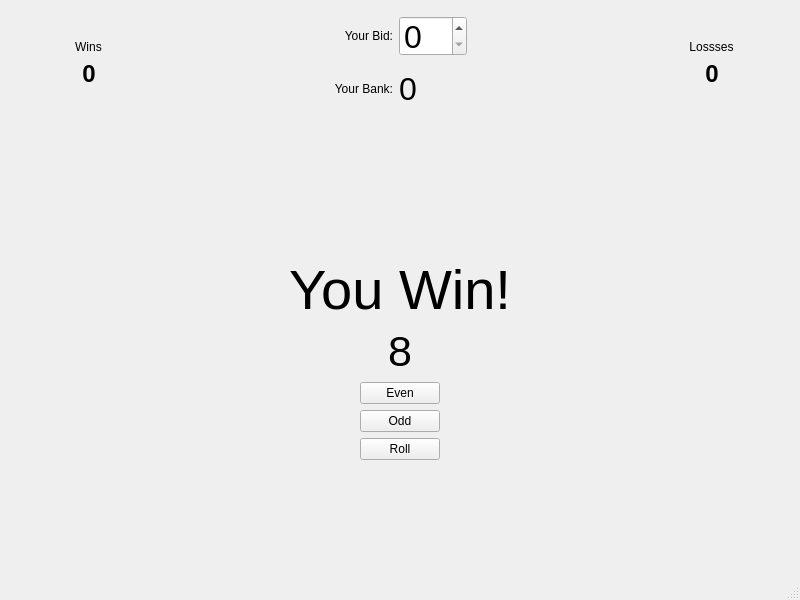
<?xml version="1.0" encoding="UTF-8"?>
<ui version="4.0">
 <class>MainWindow</class>
 <widget class="QMainWindow" name="MainWindow">
  <property name="geometry">
   <rect>
    <x>0</x>
    <y>0</y>
    <width>800</width>
    <height>600</height>
   </rect>
  </property>
  <property name="windowTitle">
   <string>MainWindow</string>
  </property>
  <widget class="QWidget" name="centralwidget">
   <layout class="QGridLayout" name="gridLayout_4">
    <item row="0" column="0">
     <layout class="QVBoxLayout" name="verticalLayout_6">
      <item>
       <layout class="QHBoxLayout" name="horizontalLayout_5">
        <item>
         <layout class="QVBoxLayout" name="verticalLayout_3">
          <item>
           <spacer name="verticalSpacer_6">
            <property name="orientation">
             <enum>Qt::Vertical</enum>
            </property>
            <property name="sizeHint" stdset="0">
             <size>
              <width>20</width>
              <height>10</height>
             </size>
            </property>
           </spacer>
          </item>
          <item>
           <layout class="QVBoxLayout" name="verticalLayout">
            <item>
             <widget class="QLabel" name="yourWinsLabel">
              <property name="minimumSize">
               <size>
                <width>80</width>
                <height>0</height>
               </size>
              </property>
              <property name="text">
               <string>Wins</string>
              </property>
              <property name="alignment">
               <set>Qt::AlignCenter</set>
              </property>
             </widget>
            </item>
            <item>
             <layout class="QHBoxLayout" name="horizontalLayout_3">
              <item>
               <spacer name="horizontalSpacer_6">
                <property name="orientation">
                 <enum>Qt::Horizontal</enum>
                </property>
                <property name="sizeHint" stdset="0">
                 <size>
                  <width>40</width>
                  <height>20</height>
                 </size>
                </property>
               </spacer>
              </item>
              <item>
               <widget class="QLabel" name="winsLabel">
                <property name="font">
                 <font>
                  <pointsize>18</pointsize>
                  <weight>75</weight>
                  <bold>true</bold>
                 </font>
                </property>
                <property name="text">
                 <string>0</string>
                </property>
                <property name="alignment">
                 <set>Qt::AlignCenter</set>
                </property>
               </widget>
              </item>
              <item>
               <spacer name="horizontalSpacer_7">
                <property name="orientation">
                 <enum>Qt::Horizontal</enum>
                </property>
                <property name="sizeHint" stdset="0">
                 <size>
                  <width>40</width>
                  <height>20</height>
                 </size>
                </property>
               </spacer>
              </item>
             </layout>
            </item>
           </layout>
          </item>
          <item>
           <spacer name="verticalSpacer_7">
            <property name="orientation">
             <enum>Qt::Vertical</enum>
            </property>
            <property name="sizeHint" stdset="0">
             <size>
              <width>20</width>
              <height>20</height>
             </size>
            </property>
           </spacer>
          </item>
         </layout>
        </item>
        <item>
         <spacer name="horizontalSpacer_10">
          <property name="orientation">
           <enum>Qt::Horizontal</enum>
          </property>
          <property name="sizeHint" stdset="0">
           <size>
            <width>40</width>
            <height>20</height>
           </size>
          </property>
         </spacer>
        </item>
        <item>
         <layout class="QGridLayout" name="gridLayout">
          <item row="0" column="1">
           <widget class="QSpinBox" name="bidSpinBox">
            <property name="minimumSize">
             <size>
              <width>0</width>
              <height>40</height>
             </size>
            </property>
            <property name="maximumSize">
             <size>
              <width>16777215</width>
              <height>40</height>
             </size>
            </property>
            <property name="font">
             <font>
              <pointsize>24</pointsize>
             </font>
            </property>
           </widget>
          </item>
          <item row="0" column="0">
           <widget class="QLabel" name="label">
            <property name="text">
             <string>Your Bid:</string>
            </property>
            <property name="alignment">
             <set>Qt::AlignRight|Qt::AlignTrailing|Qt::AlignVCenter</set>
            </property>
           </widget>
          </item>
          <item row="1" column="0">
           <widget class="QLabel" name="label_2">
            <property name="text">
             <string>Your Bank:</string>
            </property>
            <property name="alignment">
             <set>Qt::AlignRight|Qt::AlignTrailing|Qt::AlignVCenter</set>
            </property>
           </widget>
          </item>
          <item row="1" column="1">
           <widget class="QLabel" name="bankValue">
            <property name="minimumSize">
             <size>
              <width>0</width>
              <height>40</height>
             </size>
            </property>
            <property name="maximumSize">
             <size>
              <width>16777215</width>
              <height>40</height>
             </size>
            </property>
            <property name="font">
             <font>
              <pointsize>24</pointsize>
             </font>
            </property>
            <property name="text">
             <string>0</string>
            </property>
            <property name="alignment">
             <set>Qt::AlignLeading|Qt::AlignLeft|Qt::AlignVCenter</set>
            </property>
            <property name="margin">
             <number>5</number>
            </property>
           </widget>
          </item>
         </layout>
        </item>
        <item>
         <spacer name="horizontalSpacer_11">
          <property name="orientation">
           <enum>Qt::Horizontal</enum>
          </property>
          <property name="sizeHint" stdset="0">
           <size>
            <width>40</width>
            <height>20</height>
           </size>
          </property>
         </spacer>
        </item>
        <item>
         <layout class="QVBoxLayout" name="verticalLayout_4">
          <item>
           <spacer name="verticalSpacer_9">
            <property name="orientation">
             <enum>Qt::Vertical</enum>
            </property>
            <property name="sizeHint" stdset="0">
             <size>
              <width>20</width>
              <height>10</height>
             </size>
            </property>
           </spacer>
          </item>
          <item>
           <layout class="QVBoxLayout" name="verticalLayout_5">
            <item>
             <widget class="QLabel" name="yourWinsLabel_2">
              <property name="minimumSize">
               <size>
                <width>80</width>
                <height>0</height>
               </size>
              </property>
              <property name="text">
               <string>Lossses</string>
              </property>
              <property name="alignment">
               <set>Qt::AlignCenter</set>
              </property>
             </widget>
            </item>
            <item>
             <layout class="QHBoxLayout" name="horizontalLayout_4">
              <item>
               <spacer name="horizontalSpacer_8">
                <property name="orientation">
                 <enum>Qt::Horizontal</enum>
                </property>
                <property name="sizeHint" stdset="0">
                 <size>
                  <width>40</width>
                  <height>20</height>
                 </size>
                </property>
               </spacer>
              </item>
              <item>
               <widget class="QLabel" name="lossesLabel">
                <property name="font">
                 <font>
                  <pointsize>18</pointsize>
                  <weight>75</weight>
                  <bold>true</bold>
                 </font>
                </property>
                <property name="text">
                 <string>0</string>
                </property>
                <property name="alignment">
                 <set>Qt::AlignCenter</set>
                </property>
               </widget>
              </item>
              <item>
               <spacer name="horizontalSpacer_9">
                <property name="orientation">
                 <enum>Qt::Horizontal</enum>
                </property>
                <property name="sizeHint" stdset="0">
                 <size>
                  <width>40</width>
                  <height>20</height>
                 </size>
                </property>
               </spacer>
              </item>
             </layout>
            </item>
           </layout>
          </item>
          <item>
           <spacer name="verticalSpacer_10">
            <property name="orientation">
             <enum>Qt::Vertical</enum>
            </property>
            <property name="sizeHint" stdset="0">
             <size>
              <width>20</width>
              <height>20</height>
             </size>
            </property>
           </spacer>
          </item>
         </layout>
        </item>
       </layout>
      </item>
      <item>
       <layout class="QHBoxLayout" name="horizontalLayout_7">
        <item>
         <spacer name="horizontalSpacer_2">
          <property name="orientation">
           <enum>Qt::Horizontal</enum>
          </property>
          <property name="sizeHint" stdset="0">
           <size>
            <width>40</width>
            <height>20</height>
           </size>
          </property>
         </spacer>
        </item>
        <item>
         <widget class="QLabel" name="die1View">
          <property name="sizePolicy">
           <sizepolicy hsizetype="Fixed" vsizetype="Fixed">
            <horstretch>0</horstretch>
            <verstretch>0</verstretch>
           </sizepolicy>
          </property>
          <property name="minimumSize">
           <size>
            <width>90</width>
            <height>90</height>
           </size>
          </property>
          <property name="maximumSize">
           <size>
            <width>90</width>
            <height>90</height>
           </size>
          </property>
          <property name="font">
           <font>
            <pointsize>72</pointsize>
            <weight>75</weight>
            <bold>true</bold>
           </font>
          </property>
          <property name="text">
           <string/>
          </property>
          <property name="pixmap">
           <pixmap resource="crapsResources.qrc">:/1</pixmap>
          </property>
          <property name="scaledContents">
           <bool>true</bool>
          </property>
          <property name="alignment">
           <set>Qt::AlignCenter</set>
          </property>
         </widget>
        </item>
        <item>
         <spacer name="horizontalSpacer">
          <property name="orientation">
           <enum>Qt::Horizontal</enum>
          </property>
          <property name="sizeHint" stdset="0">
           <size>
            <width>40</width>
            <height>20</height>
           </size>
          </property>
         </spacer>
        </item>
        <item>
         <widget class="QLabel" name="die2View">
          <property name="sizePolicy">
           <sizepolicy hsizetype="Fixed" vsizetype="Fixed">
            <horstretch>0</horstretch>
            <verstretch>0</verstretch>
           </sizepolicy>
          </property>
          <property name="minimumSize">
           <size>
            <width>90</width>
            <height>90</height>
           </size>
          </property>
          <property name="maximumSize">
           <size>
            <width>90</width>
            <height>90</height>
           </size>
          </property>
          <property name="font">
           <font>
            <pointsize>72</pointsize>
            <weight>75</weight>
            <bold>true</bold>
           </font>
          </property>
          <property name="text">
           <string/>
          </property>
          <property name="pixmap">
           <pixmap resource="crapsResources.qrc">:/1</pixmap>
          </property>
          <property name="scaledContents">
           <bool>true</bool>
          </property>
          <property name="alignment">
           <set>Qt::AlignCenter</set>
          </property>
         </widget>
        </item>
        <item>
         <spacer name="horizontalSpacer_3">
          <property name="orientation">
           <enum>Qt::Horizontal</enum>
          </property>
          <property name="sizeHint" stdset="0">
           <size>
            <width>40</width>
            <height>20</height>
           </size>
          </property>
         </spacer>
        </item>
        <item>
         <widget class="QLabel" name="die3View">
          <property name="sizePolicy">
           <sizepolicy hsizetype="Fixed" vsizetype="Fixed">
            <horstretch>0</horstretch>
            <verstretch>0</verstretch>
           </sizepolicy>
          </property>
          <property name="minimumSize">
           <size>
            <width>90</width>
            <height>90</height>
           </size>
          </property>
          <property name="maximumSize">
           <size>
            <width>90</width>
            <height>90</height>
           </size>
          </property>
          <property name="font">
           <font>
            <pointsize>72</pointsize>
            <weight>75</weight>
            <bold>true</bold>
           </font>
          </property>
          <property name="text">
           <string/>
          </property>
          <property name="pixmap">
           <pixmap resource="crapsResources.qrc">:/1</pixmap>
          </property>
          <property name="scaledContents">
           <bool>true</bool>
          </property>
          <property name="alignment">
           <set>Qt::AlignCenter</set>
          </property>
         </widget>
        </item>
        <item>
         <spacer name="horizontalSpacer_12">
          <property name="orientation">
           <enum>Qt::Horizontal</enum>
          </property>
          <property name="sizeHint" stdset="0">
           <size>
            <width>40</width>
            <height>20</height>
           </size>
          </property>
         </spacer>
        </item>
        <item>
         <widget class="QLabel" name="die4View">
          <property name="sizePolicy">
           <sizepolicy hsizetype="Fixed" vsizetype="Fixed">
            <horstretch>0</horstretch>
            <verstretch>0</verstretch>
           </sizepolicy>
          </property>
          <property name="minimumSize">
           <size>
            <width>90</width>
            <height>90</height>
           </size>
          </property>
          <property name="maximumSize">
           <size>
            <width>90</width>
            <height>90</height>
           </size>
          </property>
          <property name="font">
           <font>
            <pointsize>72</pointsize>
            <weight>75</weight>
            <bold>true</bold>
           </font>
          </property>
          <property name="text">
           <string/>
          </property>
          <property name="pixmap">
           <pixmap resource="crapsResources.qrc">:/1</pixmap>
          </property>
          <property name="scaledContents">
           <bool>true</bool>
          </property>
          <property name="alignment">
           <set>Qt::AlignCenter</set>
          </property>
         </widget>
        </item>
        <item>
         <spacer name="horizontalSpacer_15">
          <property name="orientation">
           <enum>Qt::Horizontal</enum>
          </property>
          <property name="sizeHint" stdset="0">
           <size>
            <width>40</width>
            <height>20</height>
           </size>
          </property>
         </spacer>
        </item>
        <item>
         <widget class="QLabel" name="die5View">
          <property name="sizePolicy">
           <sizepolicy hsizetype="Fixed" vsizetype="Fixed">
            <horstretch>0</horstretch>
            <verstretch>0</verstretch>
           </sizepolicy>
          </property>
          <property name="minimumSize">
           <size>
            <width>90</width>
            <height>90</height>
           </size>
          </property>
          <property name="maximumSize">
           <size>
            <width>90</width>
            <height>90</height>
           </size>
          </property>
          <property name="font">
           <font>
            <pointsize>72</pointsize>
            <weight>75</weight>
            <bold>true</bold>
           </font>
          </property>
          <property name="text">
           <string/>
          </property>
          <property name="pixmap">
           <pixmap resource="crapsResources.qrc">:/1</pixmap>
          </property>
          <property name="scaledContents">
           <bool>true</bool>
          </property>
          <property name="alignment">
           <set>Qt::AlignCenter</set>
          </property>
         </widget>
        </item>
        <item>
         <spacer name="horizontalSpacer_14">
          <property name="orientation">
           <enum>Qt::Horizontal</enum>
          </property>
          <property name="sizeHint" stdset="0">
           <size>
            <width>40</width>
            <height>20</height>
           </size>
          </property>
         </spacer>
        </item>
        <item>
         <widget class="QLabel" name="die6View">
          <property name="sizePolicy">
           <sizepolicy hsizetype="Fixed" vsizetype="Fixed">
            <horstretch>0</horstretch>
            <verstretch>0</verstretch>
           </sizepolicy>
          </property>
          <property name="minimumSize">
           <size>
            <width>90</width>
            <height>90</height>
           </size>
          </property>
          <property name="maximumSize">
           <size>
            <width>90</width>
            <height>90</height>
           </size>
          </property>
          <property name="font">
           <font>
            <pointsize>72</pointsize>
            <weight>75</weight>
            <bold>true</bold>
           </font>
          </property>
          <property name="text">
           <string/>
          </property>
          <property name="pixmap">
           <pixmap resource="crapsResources.qrc">:/1</pixmap>
          </property>
          <property name="scaledContents">
           <bool>true</bool>
          </property>
          <property name="alignment">
           <set>Qt::AlignCenter</set>
          </property>
         </widget>
        </item>
        <item>
         <spacer name="horizontalSpacer_13">
          <property name="orientation">
           <enum>Qt::Horizontal</enum>
          </property>
          <property name="sizeHint" stdset="0">
           <size>
            <width>40</width>
            <height>20</height>
           </size>
          </property>
         </spacer>
        </item>
       </layout>
      </item>
      <item>
       <layout class="QVBoxLayout" name="verticalLayout_2">
        <item>
         <spacer name="verticalSpacer">
          <property name="orientation">
           <enum>Qt::Vertical</enum>
          </property>
          <property name="sizeHint" stdset="0">
           <size>
            <width>20</width>
            <height>38</height>
           </size>
          </property>
         </spacer>
        </item>
        <item>
         <widget class="QLabel" name="resultsLabel">
          <property name="font">
           <font>
            <pointsize>42</pointsize>
           </font>
          </property>
          <property name="text">
           <string>You Win!</string>
          </property>
          <property name="alignment">
           <set>Qt::AlignCenter</set>
          </property>
         </widget>
        </item>
        <item>
         <widget class="QLabel" name="rollingForLabel">
          <property name="font">
           <font>
            <pointsize>32</pointsize>
           </font>
          </property>
          <property name="text">
           <string>8</string>
          </property>
          <property name="alignment">
           <set>Qt::AlignCenter</set>
          </property>
         </widget>
        </item>
        <item>
         <layout class="QHBoxLayout" name="horizontalLayout_2">
          <item>
           <spacer name="horizontalSpacer_16">
            <property name="orientation">
             <enum>Qt::Horizontal</enum>
            </property>
            <property name="sizeHint" stdset="0">
             <size>
              <width>40</width>
              <height>20</height>
             </size>
            </property>
           </spacer>
          </item>
          <item>
           <layout class="QGridLayout" name="gridLayout_2">
            <item row="0" column="0">
             <widget class="QPushButton" name="evenButton">
              <property name="maximumSize">
               <size>
                <width>200</width>
                <height>300</height>
               </size>
              </property>
              <property name="text">
               <string>Even</string>
              </property>
             </widget>
            </item>
            <item row="2" column="0">
             <widget class="QPushButton" name="rollButton">
              <property name="maximumSize">
               <size>
                <width>200</width>
                <height>16777215</height>
               </size>
              </property>
              <property name="text">
               <string>Roll</string>
              </property>
             </widget>
            </item>
            <item row="1" column="0">
             <widget class="QPushButton" name="oddButton">
              <property name="maximumSize">
               <size>
                <width>200</width>
                <height>300</height>
               </size>
              </property>
              <property name="text">
               <string>Odd</string>
              </property>
             </widget>
            </item>
           </layout>
          </item>
          <item>
           <spacer name="horizontalSpacer_17">
            <property name="orientation">
             <enum>Qt::Horizontal</enum>
            </property>
            <property name="sizeHint" stdset="0">
             <size>
              <width>78</width>
              <height>20</height>
             </size>
            </property>
           </spacer>
          </item>
         </layout>
        </item>
       </layout>
      </item>
      <item>
       <spacer name="verticalSpacer_4">
        <property name="orientation">
         <enum>Qt::Vertical</enum>
        </property>
        <property name="sizeHint" stdset="0">
         <size>
          <width>20</width>
          <height>28</height>
         </size>
        </property>
       </spacer>
      </item>
      <item>
       <layout class="QHBoxLayout" name="horizontalLayout"/>
      </item>
     </layout>
    </item>
   </layout>
  </widget>
  <widget class="QMenuBar" name="menubar">
   <property name="geometry">
    <rect>
     <x>0</x>
     <y>0</y>
     <width>800</width>
     <height>22</height>
    </rect>
   </property>
  </widget>
  <widget class="QStatusBar" name="statusbar"/>
 </widget>
 <resources>
  <include location="crapsResources.qrc"/>
 </resources>
 <connections/>
</ui>
